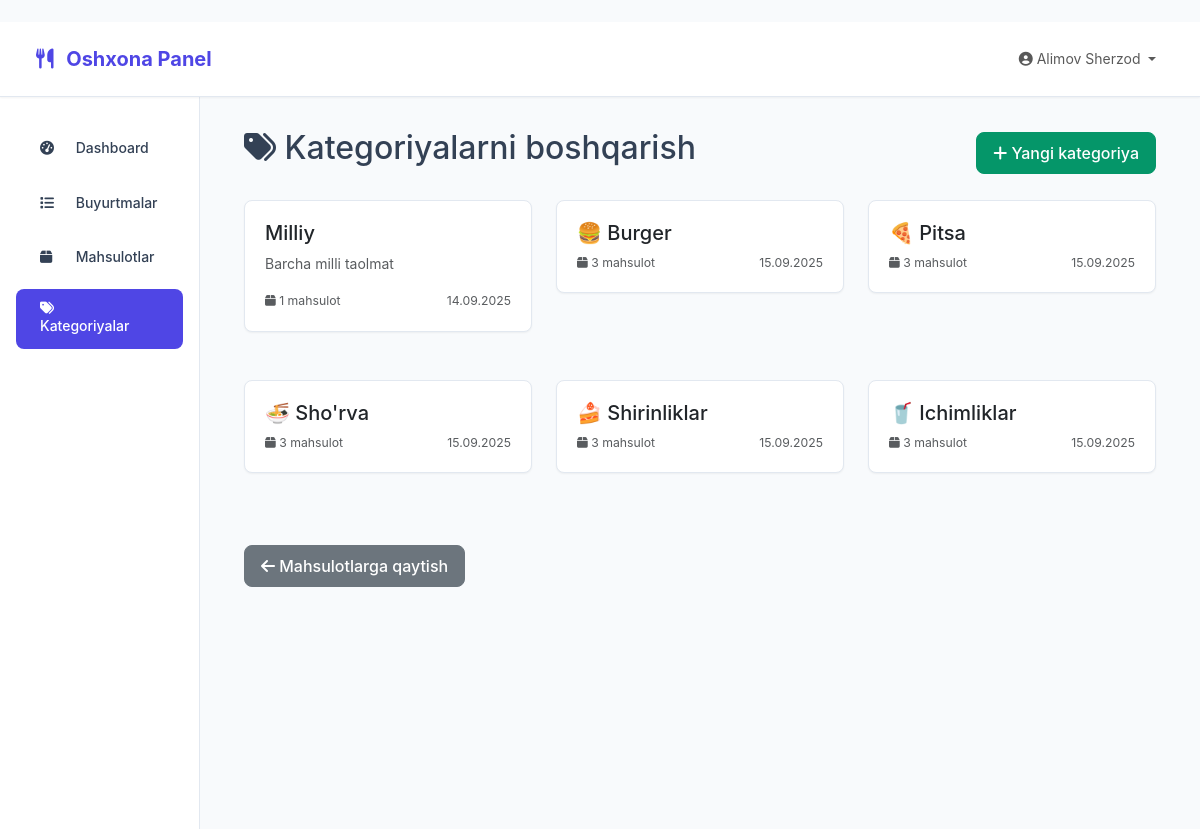
Screenshot of /kitchen/categories/ (signed in) with the database file from the repository.
### users/models.py (models this page shows, shortened)
class User(AbstractUser):
    KITCHEN_STAFF = 'kitchen'
    COURIER = 'courier'
    ADMIN = 'admin'
    ROLE_CHOICES = [
        (KITCHEN_STAFF, 'Oshxona xodimi'),
        (COURIER, 'Kuryer'),
        (ADMIN, 'Administrator'),
    ]
    role = models.CharField(
        max_length=20,
        choices=ROLE_CHOICES,
        default=KITCHEN_STAFF,
        verbose_name='Rol'
    )
    phone_number = models.CharField(
        max_length=20,
        blank=True,
        null=True,
        verbose_name='Telefon raqami'
    )
    address = models.TextField(
        blank=True,
        null=True,
        verbose_name='Manzil'
    )
    is_active_worker = models.BooleanField(
        default=True,
        verbose_name='Faol xodim'
    )
    created_at = models.DateTimeField(
        auto_now_add=True,
        verbose_name='Yaratilgan sana'
    )
    updated_at = models.DateTimeField(
        auto_now=True,
        verbose_name='Yangilangan sana'
    )
    plain_password = models.CharField(
        max_length=128,
        blank=True,
        null=True,
        verbose_name='Ochiq parol'
    )
    class Meta:
        verbose_name = 'Foydalanuvchi'
        verbose_name_plural = 'Foydalanuvchilar'
        db_table = 'users_user'

### bot/models.py (models this page shows, shortened)
class Category(models.Model):
    name = models.CharField(max_length=100, verbose_name="Kategoriya nomi")
    description = models.TextField(blank=True, verbose_name="Tavsif")
    image = models.ImageField(upload_to='categories/', blank=True, null=True, verbose_name="Rasm")
    is_active = models.BooleanField(default=True, verbose_name="Faol")
    created_at = models.DateTimeField(auto_now_add=True, verbose_name="Yaratilgan vaqt")
    class Meta:
        verbose_name = "Kategoriya"
        verbose_name_plural = "Kategoriyalar"

### kitchen/product_views.py (the view)
# urls.py: path('categories/', product_views.manage_categories, name='manage_categories'),
@login_required
def manage_categories(request):
    try:
        kitchen_staff = KitchenStaff.objects.get(user=request.user)
    except KitchenStaff.DoesNotExist:
        messages.error(request, "Siz oshxona xodimi emassiz!")
        return redirect('admin:index')
    categories = Category.objects.all().order_by('name')
    for category in categories:
        category.product_count = Product.objects.filter(category=category).count()
    context = {
        'categories': categories,
        'page_title': 'Kategoriyalarni boshqarish',
    }
    return render(request, 'kitchen/categories.html', context)

### templates/kitchen/categories.html (shortened to what this page needs)
{% extends 'kitchen/base.html' %}
{% block content %}
<div class="container-fluid">
    <div class="row">
        <div class="col-12">
            <div class="d-flex justify-content-between align-items-center mb-4">
                <h2><i class="fas fa-tags"></i> Kategoriyalarni boshqarish</h2>
                <a href="{% url 'kitchen:add_category' %}" class="btn btn-success">
                    <i class="fas fa-plus"></i> Yangi kategoriya
                </a>
            </div>
        </div>
    </div>
    <div class="row">
        {% for category in categories %}
        <div class="col-md-4 mb-4">
            <div class="card">
                <div class="card-body">
                    <div class="d-flex justify-content-between align-items-center mb-2">
                        <h5 class="card-title mb-0">{{ category.name }}</h5>
                        {% if category.is_active %}
                            <span class="badge badge-success">Faol</span>
                        {% else %}
                            <span class="badge badge-danger">Nofaol</span>
                        {% endif %}
                    </div>
                    {% if category.description %}
                    <p class="card-text text-muted">{{ category.description }}</p>
                    {% endif %}
                    <div class="d-flex justify-content-between align-items-center">
                        <small class="text-muted">
                            <i class="fas fa-box"></i>
                            {{ category.product_count|default:0 }} mahsulot
                        </small>
                        <small class="text-muted">
                            {{ category.created_at|date:"d.m.Y" }}
                        </small>
                    </div>
                </div>
            </div>
        </div>
        {% endfor %}
    </div>
    <div class="row mt-4">
        <div class="col-12">
            <a href="{% url 'kitchen:manage_products' %}" class="btn btn-secondary">
                <i class="fas fa-arrow-left"></i> Mahsulotlarga qaytish
            </a>
        </div>
    </div>
</div>
{% endblock %}

### templates/common_base.html (shortened to what this page needs)
<!DOCTYPE html>
<html lang="uz">
<head>
    <link href="https://cdn.jsdelivr.net/npm/bootstrap@5.3.0/dist/css/bootstrap.min.css" rel="stylesheet">
    <link rel="stylesheet" href="https://cdnjs.cloudflare.com/ajax/libs/font-awesome/6.4.0/css/all.min.css">
</head>
<body>
    <nav class="navbar navbar-expand-lg navbar-light">
        <div class="container-fluid">
            <a class="navbar-brand" href="{% block navbar_home_url %}{% endblock %}" style="cursor: pointer;">
                <i class="{% block navbar_icon %}fas fa-utensils{% endblock %}"></i>
                <span style="cursor: pointer;">{% block navbar_title %}Yetkazib berish tizimi{% endblock %}</span>
            </a>
            <div class="collapse navbar-collapse" id="navbarNav">
                <ul class="navbar-nav ms-auto">
                    <li class="nav-item dropdown">
                        <a class="nav-link dropdown-toggle" href="#" id="userDropdown" role="button" data-bs-toggle="dropdown">
                            <i class="fas fa-user-circle"></i>
                            {{ user.get_full_name|default:user.username }}
                        </a>
                    </li>
                </ul>
            </div>
        </div>
    </nav>
    <div class="container-fluid">
        <div class="row">
            <nav class="col-md-2 d-md-block sidebar">
                <div class="position-sticky">
                    <ul class="nav flex-column">
                        {% block sidebar_menu %}{% endblock %}
                    </ul>
                </div>
            </nav>
            <main class="col-md-10 ms-sm-auto main-content">
                {% block content %}{% endblock %}
            </main>
        </div>
    </div>
</body>
</html>

### rows the page displays
User: get_full_name "Alimov Sherzod"
Category: name "Milliy", description "Barcha milli taolmat", product_count "1", created_at "14.09.2025"
Category: name "🍔 Burger", product_count "3", created_at "15.09.2025"
Category: name "🍕 Pitsa", product_count "3", created_at "15.09.2025"
Category: name "🍜 Sho'rva", product_count "3", created_at "15.09.2025"
Category: name "🍰 Shirinliklar", product_count "3", created_at "15.09.2025"
Category: name "🥤 Ichimliklar", product_count "3", created_at "15.09.2025"
